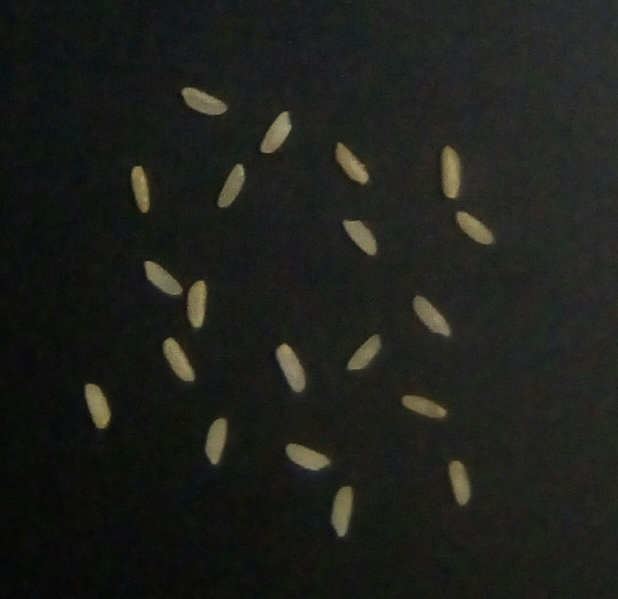
#> input picture m1.jpg, 1236 x 1197 px (shown at 1/2 size)
$ python areas_of_ricegrains.py   (older library calls are emulated)
#> lines starting #> are read from the running program, lines starting #| are printed output that depends on the picture; after the words box and inside, x2 and y2 are one past the last pixel; in counts of white or black regions, pixels touching at a corner belong together
# importing required packages
from scipy.spatial import distance as dist
from imutils import perspective
from imutils import contours
import numpy as np
import argparse
import imutils
import cv2
import matplotlib.pyplot as plt

# Loading image
img=cv2.imread("m1.jpg",1)
#> img is the input picture: shape (1197, 1236, 3); mean B, G, R 27.1, 31.2, 30.1

# Resizing to width=350
img = imutils.resize(img, width=350)
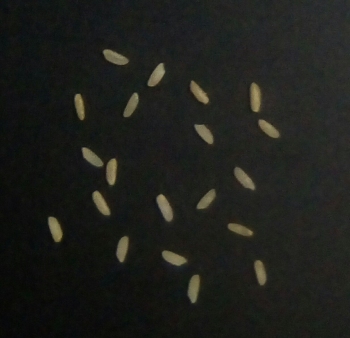
#> img: shape (338, 350, 3); mean B, G, R 27.1, 31.2, 30.1
ratio = img.shape[0] / float(img.shape[0])
#> ratio = 1

#cv2.imshow("Original Image", img)
#cv2.waitKey(0)
#cv2.close()

# Denoising the image
dst = cv2.fastNlMeansDenoisingColored(img,None,10,10,7,21)

#cv2.imshow("Denoised Image",dst)
#cv2.waitKey(0)
#cv2.close()

# converting RGB image to Grayscale image
img_grey = cv2.cvtColor(dst, cv2.COLOR_BGR2GRAY)
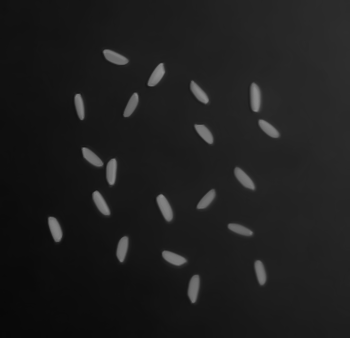
#> img_grey: shape (338, 350); min 8, max 145, mean 29.8

#cv2.imshow("Grayscale Image",img_grey)
#cv2.waitKey(0)
#cv2.close()

# converting Grayscale image to Binary Image using Otsu Method
(thresh, im_bw) = cv2.threshold(img_grey, 128, 255, cv2.THRESH_BINARY | cv2.THRESH_OTSU)
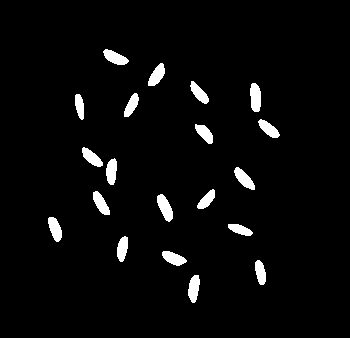
#> im_bw: shape (338, 350); 3.8% white; 20 white regions
#> thresh = 67

# Finding Contours
cnts = cv2.findContours(im_bw.copy(), cv2.RETR_EXTERNAL,cv2.CHAIN_APPROX_SIMPLE)
#> cnts = 20 contours; largest, box (x1, y1, x2, y2) and area: (157, 194, 173, 222) 236, (250, 83, 261, 112) 232, (234, 167, 255, 190) 215, (103, 49, 129, 65) 214, (188, 275, 200, 303) 211
cnts = cnts[0] if imutils.is_cv2() else cnts[1]

#cv2.imshow("Binary Image",im_bw)
#cv2.waitKey(0)
#cv2.close()

areas=[]
count=[]
i=1
for c in cnts:
    areas.append(cv2.contourArea(c))
    M = cv2.moments(c)
    cX = int((M["m10"] / M["m00"]) * ratio)
    cY = int((M["m01"] / M["m00"]) * ratio)
    c = c.astype("float")
    c *= ratio
    c = c.astype("int")
    cv2.drawContours(im_bw, [c], -1, (127, 255, 127), 2)
    cv2.putText(im_bw, str(i), (cX, cY), cv2.FONT_HERSHEY_SIMPLEX,0.5, (127, 127, 127), 2)
    cv2.imshow("Image", im_bw)
    count.append(i)
    i+=1
    cv2.waitKey(0)
#> this loop made 20 passes
#> (cX, cY) on passes 1 to 12: (193, 287), (260, 271), (173, 257), (122, 248), (239, 229), (54, 228), (164, 207), (100, 203), (206, 199), (243, 178), (111, 170), (91, 157)
#> pass 1, `cv2.imshow("Image", im_bw)`:
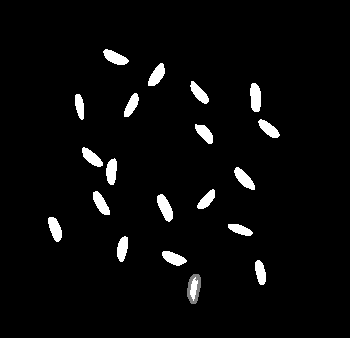
#> window 'Image': shape (338, 350); min 0, max 255, mean 9.5
#> pass 2, `cv2.imshow("Image", im_bw)`:
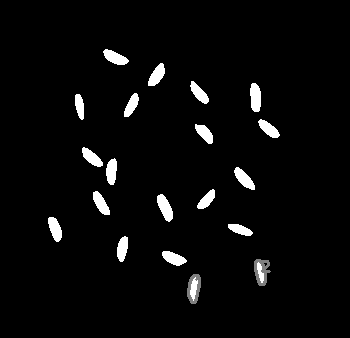
#> window 'Image': shape (338, 350); min 0, max 255, mean 9.5
#> after the loop:
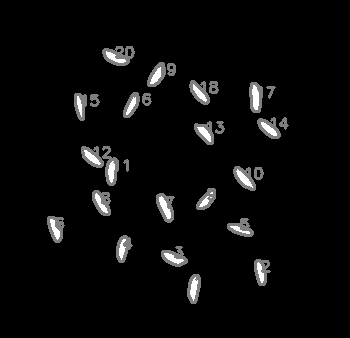
#> im_bw: shape (338, 350); 4.79% of pixels changed, all inside (x1, y1, x2, y2) = (47, 46, 289, 304)
#> after the loop, areas = [211, 174.5, 203.5, 184.5, 159, 203.5, 236.5, 199.5, 168.5, 215, 198.5, 195.5, 183.5, 191.5, 148, 174, 232.5, 188, 205.5, 213.5]; count = [1, 2, 3, 4, 5, 6, 7, 8, 9, 10, 11, 12, 13, 14, 15, 16, 17, 18, 19, 20]; i = 21
print(areas)
#| [211.0, 174.5, 203.5, 184.5, 159.0, 203.5, 236.5, 199.5, 168.5, 215.0, 198.5, 195.5, 183.5, 191.5, 148.0, 174.0, 232.5, 188.0, 205.5, 213.5]
